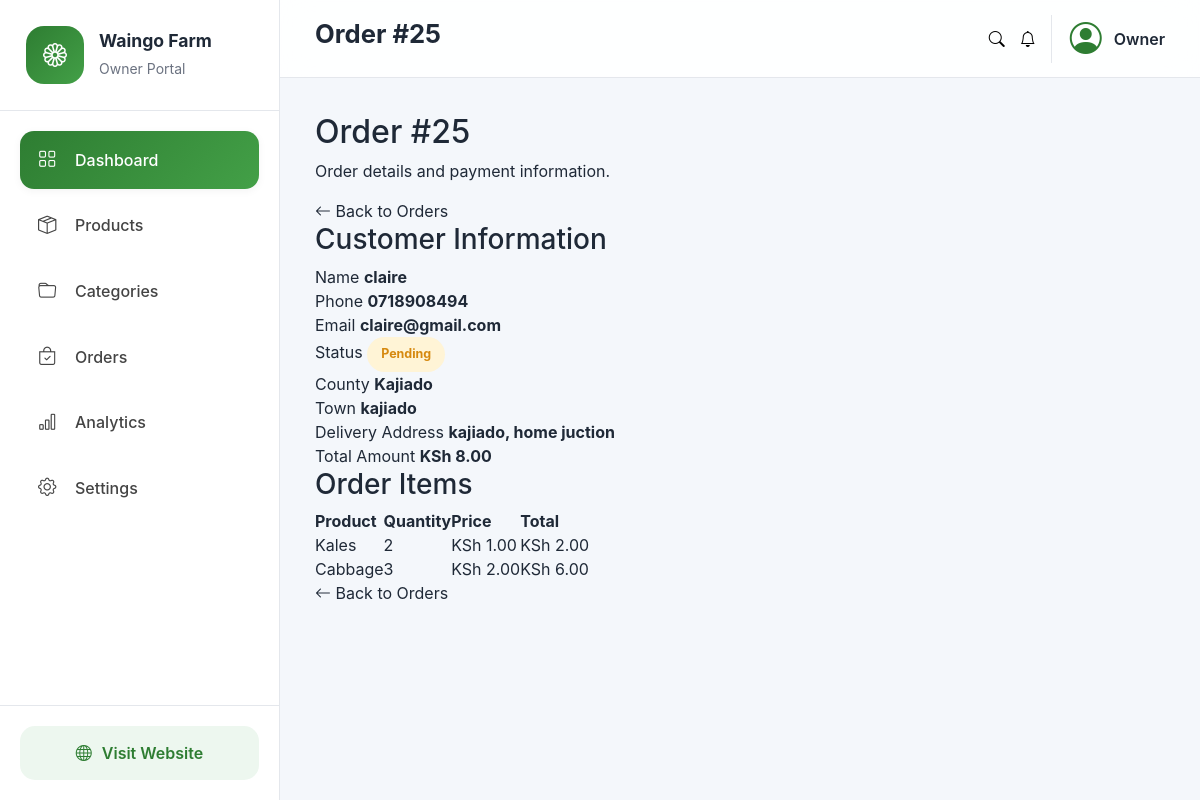
The page /owner/orders/25/ (signed in) on the database its author committed.
### Farm/models.py (models this page shows, shortened)
class Order(models.Model):
    STATUS_CHOICES = [
        ("pending", "Pending"),
        ("paid", "Paid"),
        ("processing", "Processing"),
        ("shipped", "Shipped"),
        ("completed", "Completed"),
        ("cancelled", "Cancelled"),
    ]
    full_name = models.CharField(
        max_length=150
    )
    phone = models.CharField(
        max_length=30
    )
    email = models.EmailField(
        blank=True
    )
    county = models.CharField(
        max_length=100
    )
    town = models.CharField(
        max_length=100
    )
    delivery_address = models.TextField()
    order_notes = models.TextField(
        blank=True
    )
    total_amount = models.DecimalField(
        max_digits=12,
        decimal_places=2,
        default=0
    )
    status = models.CharField(
        max_length=20,
        choices=STATUS_CHOICES,
        default="pending"
    )
    created_at = models.DateTimeField(
        auto_now_add=True
    )
    updated_at = models.DateTimeField(
        auto_now=True
    )
    mpesa_merchant_request_id = models.CharField(
        max_length=100,
        blank=True,
        null=True
    )
    mpesa_checkout_request_id = models.CharField(
        max_length=100,
        blank=True,
        null=True
    )
    mpesa_receipt_number = models.CharField(
        max_length=100,
        blank=True,
        null=True
    )
    mpesa_result_code = models.IntegerField(
        blank=True,
        null=True
    )
    mpesa_result_description = models.TextField(
        blank=True,
        null=True
    )
    paid_at = models.DateTimeField(
        blank=True,
        null=True
    )
    class Meta:
        ordering = ["-created_at"]

class OrderItem(models.Model):
    order = models.ForeignKey(
        Order,
        on_delete=models.CASCADE,
        related_name="items"
    )
    product = models.ForeignKey(
        Product,
        on_delete=models.PROTECT
    )
    quantity = models.PositiveIntegerField(
        default=1
    )
    price = models.DecimalField(
        max_digits=10,
        decimal_places=2
    )
    @property
    def subtotal(self):
        return self.quantity * self.price

class Product(models.Model):
    category = models.ForeignKey(
        Category,
        on_delete=models.CASCADE,
        related_name="products"
    )
    name = models.CharField(
        max_length=200
    )
    slug = models.SlugField(
        unique=True
    )
    description = models.TextField(
        blank=True
    )
    price = models.DecimalField(
        max_digits=10,
        decimal_places=2
    )
    image = models.ImageField(
        upload_to="products/",
        blank=True,
        null=True
    )
    stock = models.PositiveIntegerField(
        default=0
    )
    is_available = models.BooleanField(
        default=True
    )
    is_featured = models.BooleanField(
        default=False
    )
    created_at = models.DateTimeField(
        auto_now_add=True
    )
    updated_at = models.DateTimeField(
        auto_now=True
    )
    class Meta:
        ordering = ["-created_at"]

### Farm/owner/views.py (the view)
class OrderDetailView(LoginRequiredMixin, TemplateView):
    template_name = "owner/orders/order_detail.html"
    def get_context_data(self, **kwargs):
        context = super().get_context_data(**kwargs)
        order = get_object_or_404(
            Order,
            pk=self.kwargs["pk"],
        )
        context["order"] = order
        context["items"] = (
            OrderItem.objects
            .filter(order=order)
            .select_related("product")
        )
        return context

### Farm/context_processors.py (called while the page is built, shortened)
def cart_context(request):
    cart = request.session.get(
        "cart",
        {}
    )
    cart_count = 0
    cart_total = Decimal("0.00")
    return {
        "cart_count": cart_count,
        "cart_total": cart_total,
    }

def categories_processor(request):
    categories = Category.objects.all()
    return {
        "categories": categories,
    }

### templates/owner/orders/order_detail.html (shortened to what this page needs)
{% extends "owner/base_owner.html" %}
{% load static %}
{% block page_title %}
    Order #{{ order.id }}
{% endblock %}
{% block extra_css %}
    <link
        rel="stylesheet"
        href="{% static 'css/owner/orders.css' %}"
    >
{% endblock %}
{% block content %}
<div class="order-detail-page">
    <div class="page-header">
        <div>
            <h2>Order #{{ order.id }}</h2>
            <p>
                Order details and payment information.
            </p>
        </div>
        <div>
            <a
                href="{% url 'owner:orders' %}"
                class="btn-owner-outline"
            >
                <i class="bi bi-arrow-left"></i>
                Back to Orders
            </a>
        </div>
    </div>
    <div class="form-card">
        <h3>Customer Information</h3>
        <div class="detail-grid">
            <div>
                <label>Name</label>
                <strong>
                    {{ order.full_name }}
                </strong>
            </div>
            <div>
                <label>Phone</label>
                <strong>
                    {{ order.phone }}
                </strong>
            </div>
            <div>
                <label>Email</label>
                <strong>
                    {{ order.email|default:"-" }}
                </strong>
            </div>
            <div>
                <label>Status</label>
                <span class="status {{ order.status }}">
                    {{ order.get_status_display }}
                </span>
            </div>
            <div>
                <label>County</label>
                <strong>
                    {{ order.county }}
                </strong>
            </div>
            <div>
                <label>Town</label>
                <strong>
                    {{ order.town }}
                </strong>
            </div>
            <div>
                <label>Delivery Address</label>
                <strong>
                    {{ order.delivery_address }}
                </strong>
            </div>
            <div>
                <label>Total Amount</label>
                <strong>
                    KSh {{ order.total_amount }}
                </strong>
            </div>
        </div>
    </div>
    <div class="form-card">
        <h3>Order Items</h3>
        <div class="table-responsive">
            <table class="dashboard-table">
                <thead>
                    <tr>
                        <th>Product</th>
                        <th>Quantity</th>
                        <th>Price</th>
                        <th>Total</th>
                    </tr>
                </thead>
                <tbody>
                    {% for item in items %}
                    <tr>
                        <td>
                            {{ item.product.name }}
                        </td>
                        <td>
                            {{ item.quantity }}
                        </td>
                        <td>
                            KSh {{ item.price }}
                        </td>
                        <td>
                            KSh {{ item.subtotal }}
                        </td>
                    </tr>
                    {% empty %}
                    <tr>
                        <td colspan="4">
                            No products found for this order.
                        </td>
                    </tr>
                    {% endfor %}
                </tbody>
            </table>
        </div>
    </div>
    <div class="form-actions">
        <a
            href="{% url 'owner:orders' %}"
            class="btn-owner-outline"
        >
            <i class="bi bi-arrow-left"></i>
            Back to Orders
        </a>
    </div>
</div>
{% endblock %}

### static/css/owner/owner.css (style rules this page uses)
:root { --primary:#2E7D32; --primary-light:#43A047; --primary-dark:#1B5E20; --secondary:#F4B400; --success:#4CAF50; --warning:#FB8C00; --danger:#E53935; --info:#1E88E5; --bg:#F4F7FB; --card:#FFFFFF; --card-2:#FAFBFC; --border:#E4E7EC; --text:#1F2937; --muted:#6B7280; --shadow-sm:0 2px 8px rgba(0,0,0,.05); --shadow:0 12px 35px rgba(0,0,0,.08); --shadow-lg:0 18px 45px rgba(0,0,0,.12); --radius:18px; --sidebar-width:280px; --sidebar-mini:82px; --topbar-height:78px; --transition:.30s ease; }
* { margin:0; padding:0; box-sizing:border-box; }
html { scroll-behavior:smooth; }
body { font-family: Inter, "Segoe UI", sans-serif; background:var(--bg); color:var(--text); overflow-x:hidden; }
a { color:inherit; text-decoration:none; }
.status { display:inline-flex; align-items:center; justify-content:center; padding:6px 14px; border-radius:30px; font-size:.82rem; font-weight:600; }
.status.pending { background:#FFF3CD; color:#C77700; }

### static/css/owner/orders.css (style rules this page uses)
.status { display: inline-flex; align-items: center; justify-content: center; padding: 8px 14px; border-radius: 30px; font-size: .78rem; font-weight: 700; white-space: nowrap; }
.status.pending { background: #FFF4D6; color: #D68910; }

### rows shown on the page
Order: id "25", full_name "claire", phone "0718908494", email "claire@gmail.com", status "Pending", county "Kajiado", town "kajiado", delivery_address "kajiado, home juction", total_amount "8.00"
OrderItem: product.name "Kales", quantity "2", price "1.00", subtotal "2.00"
OrderItem: product.name "Cabbage", quantity "3", price "2.00", subtotal "6.00"
